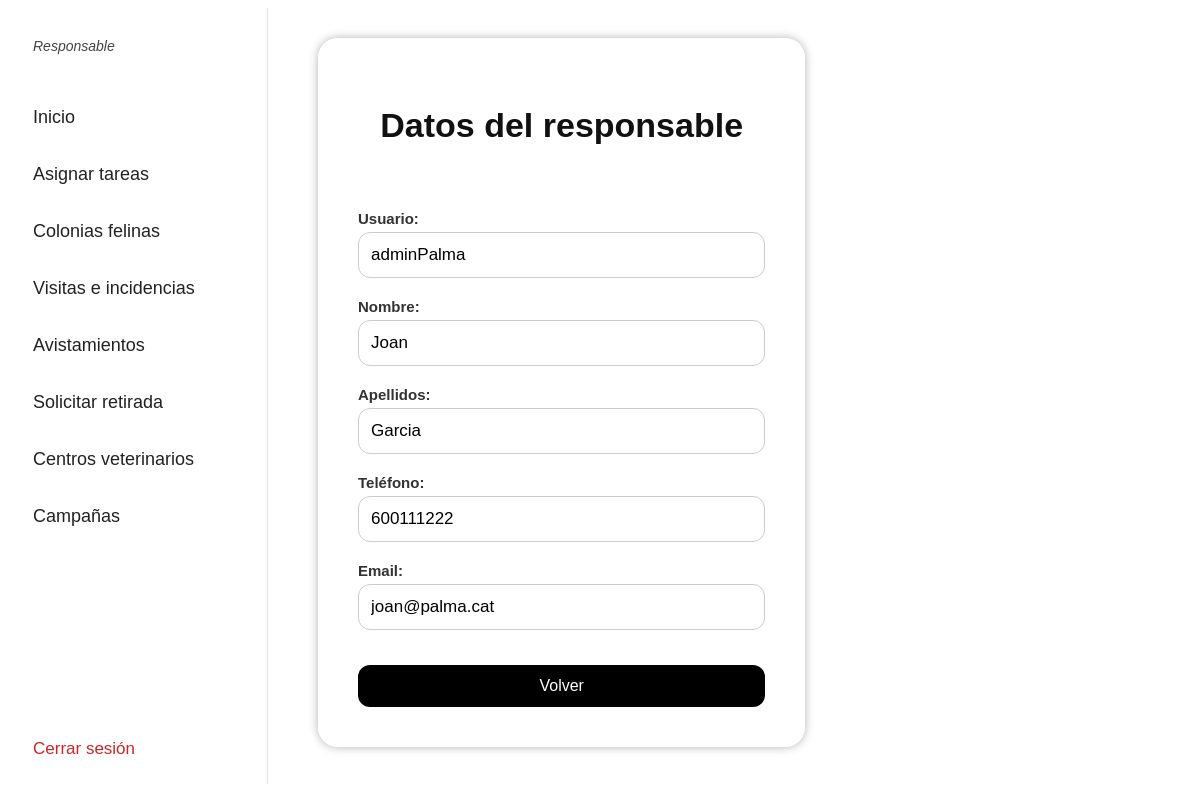
Screenshot of /BD2jdsg/panel_responsable/ver_responsable.php (signed in) with the database file from the repository.
### tables this page shows
CREATE TABLE usuario (
    id_usuario INT AUTO_INCREMENT NOT NULL PRIMARY KEY,
    nombre_usuario Varchar(50) NOT NULL UNIQUE,
    contrasena_hash Varchar(255) NOT NULL,
    nombre Varchar(100) NOT NULL,
    apellidos Varchar(150) NOT NULL,
    telefono Varchar(15) NULL,
    email Varchar(100) NULL
);

### BD2jdsg/panel_responsable/ver_responsable.php (the view, shortened to what this page needs)
<?php
$id_voluntario = $_SESSION["id_usuario"];
$conexion = mysqli_connect("localhost", "root", "");
mysqli_select_db($conexion, "BD2XAMPPions");
$consulta = "
    SELECT u.nombre_usuario, u.nombre, u.apellidos, u.telefono, u.email
    FROM usuario u
    WHERE u.id_usuario = '$id_voluntario'
";
$resultado = mysqli_query($conexion, $consulta);
$datos = mysqli_fetch_assoc($resultado);
?>
<!DOCTYPE html>
<html>
<head>
    <link rel="stylesheet" href="../../BD2imo/estilo/estilo_panel.css">
    <link rel="stylesheet" href="../../BD2imo/estilo/estilo_contenido.css">
</head>
<body>
<div style="display:flex;">
    <?php include("panel_opciones_responsable.php"); ?>
    <div class="zona-contenido">
        <div class="contenedor-difuminado">
        <h2 class="titulo-dashboard">Datos del responsable</h2>
            <div class="formulario-colonia">
            <label>Usuario:</label>
            <input type="text" value="<?php echo htmlspecialchars($datos["nombre_usuario"]); ?>" readonly>
            <label>Nombre:</label>
            <input type="text" value="<?php echo htmlspecialchars($datos["nombre"]); ?>" readonly>
            <label>Apellidos:</label>
            <input type="text" value="<?php echo htmlspecialchars($datos["apellidos"]); ?>" readonly>
            <label>Teléfono:</label>
            <input type="text" value="<?php echo htmlspecialchars($datos["telefono"]); ?>" readonly>
            <label>Email:</label>
            <input type="text" value="<?php echo htmlspecialchars($datos["email"]); ?>" readonly>
            <button type="button"
                    class="boton-gestion boton-confirmar"
                    onclick="location.href='principal_responsable.php'"
                    style="margin-top:30px;">
                Volver
            </button>
            </div>
        </div>
    </div>
</div>
</body>
</html>

### BD2imo/estilo/estilo_panel.css (style rules this page uses)
.zona-contenido { margin-left: 0px; padding: 0px; font-family: Arial; }

### BD2imo/estilo/estilo_contenido.css (style rules this page uses)
.zona-contenido { margin-left: 50px; min-height: 97vh; background-size: cover; background-position: center; box-sizing: border-box; }
.contenedor-difuminado { background: rgba(255, 255, 255, 0.85); backdrop-filter: blur(6px); -webkit-backdrop-filter: blur(6px); padding: 40px; border-radius: 20px; box-shadow: 0 0 10px rgba(0,0,0,0.3); width: 92%; margin: auto; margin-top: 30px; }
.titulo-dashboard { text-align: center; font-size: 34px; font-weight: bold; margin-bottom: 40px; color: #111; }
.boton-gestion { width: 100%; padding: 12px; background: #000; color: white; border: none; border-radius: 12px; cursor: pointer; font-size: 16px; }
.formulario-colonia { max-width: 500px; margin: 0 auto; padding-top: 10px; display: flex; flex-direction: column; }
.formulario-colonia label { display: block; font-weight: bold; margin-top: 15px; margin-bottom: 5px; font-size: 15px; color: #333; }
.formulario-colonia input[type="text"] { width: 100%; padding: 12px; margin-bottom: 5px; border-radius: 12px; border: 1px solid #ccc; font-size: 17px; box-sizing: border-box; }
.boton-confirmar { width: 100%; margin-top: 30px; }

### rows the page displays
usuario: nombre_usuario "adminPalma", nombre "Joan", apellidos "Garcia", telefono "600111222", email "joan@palma.cat"
